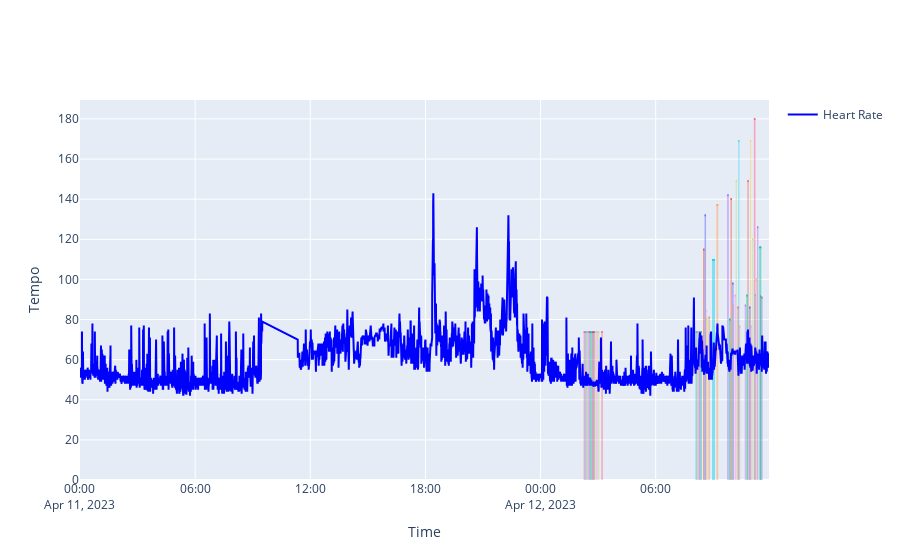

Here is the notebook cell this chart was saved with:
### Code cell
import plotly.graph_objs as go

traces = []
for index, row in df_recentlyPlayed.iterrows():
    start_time = row['datetime']
    end_time = start_time + pd.Timedelta(milliseconds=row['duration_ms'])
    y_value = row['tempo']
    traces.append(go.Scatter(
        x=[start_time, end_time],
        y=[y_value, y_value],
        mode='lines',
        fill='tozeroy',
        showlegend=False

    ))

layout = go.Layout(
    xaxis=dict(
        title='Time'
    ),
    yaxis=dict(
        title='Tempo'
    )
)

fig = go.Figure(data=traces, layout=layout)
fig.add_trace(go.Scatter(x=df_heartRate['datetime'], y=df_heartRate['bpm'], name='Heart Rate', marker=dict(color='blue')))

fig.show()

### Figure 1 — Plotly figure (JSON) as saved in the notebook; plotly's stock layout.template omitted (floating-point values rounded to 4 significant figures; data arrays with more than 128 entries replaced by an {"elided": "..."} marker saying what was removed)
{"data": [{"fill": "tozeroy", "mode": "lines", "showlegend": false, "type": "scatter", "x": ["2023-04-12T11:30:07.924000+00:00", "2023-04-12T11:33:46.675000+00:00"], "y": [91.01, 91.01]}, {"fill": "tozeroy", "mode": "lines", "showlegend": false, "type": "scatter", "x": ["2023-04-12T11:26:29.275000+00:00", "2023-04-12T11:29:20.275000+00:00"], "y": [91.57, 91.57]}, {"fill": "tozeroy", "mode": "lines", "showlegend": false, "type": "scatter", "x": ["2023-04-12T11:23:37.186000+00:00", "2023-04-12T11:30:06.281000+00:00"], "y": [116.0, 116.0]}, {"fill": "tozeroy", "mode": "lines", "showlegend": false, "type": "scatter", "x": ["2023-04-12T11:17:07.607000+00:00", "2023-04-12T11:20:48.025000+00:00"], "y": [126.0, 126.0]}, {"fill": "tozeroy", "mode": "lines", "showlegend": false, "type": "scatter", "x": ["2023-04-12T11:12:46.289000+00:00", "2023-04-12T11:15:54.289000+00:00"], "y": [100.0, 100.0]}, {"fill": "tozeroy", "mode": "lines", "showlegend": false, "type": "scatter", "x": ["2023-04-12T11:09:38.539000+00:00", "2023-04-12T11:12:35.841000+00:00"], "y": [92.05, 92.05]}, {"fill": "tozeroy", "mode": "lines", "showlegend": false, "type": "scatter", "x": ["2023-04-12T11:06:40.005000+00:00", "2023-04-12T11:11:58.005000+00:00"], "y": [180.0, 180.0]}, {"fill": "tozeroy", "mode": "lines", "showlegend": false, "type": "scatter", "x": ["2023-04-12T11:01:22.217000+00:00", "2023-04-12T11:04:40.217000+00:00"], "y": [120.0, 120.0]}, {"fill": "tozeroy", "mode": "lines", "showlegend": false, "type": "scatter", "x": ["2023-04-12T10:58:03.710000+00:00", "2023-04-12T11:01:06.312000+00:00"], "y": [76.5, 76.5]}, {"fill": "tozeroy", "mode": "lines", "showlegend": false, "type": "scatter", "x": ["2023-04-12T10:55:00.434000+00:00", "2023-04-12T10:58:15.724000+00:00"], "y": [169.0, 169.0]}, {"fill": "tozeroy", "mode": "lines", "showlegend": false, "type": "scatter", "x": ["2023-04-12T10:51:44.648000+00:00", "2023-04-12T10:56:42.080000+00:00"], "y": [86.01, 86.01]}, {"fill": "tozeroy", "mode": "lines", "showlegend": false, "type": "scatter", "x": ["2023-04-12T10:46:46.405000+00:00", "2023-04-12T10:50:32.565000+00:00"], "y": [149.0, 149.0]}, {"fill": "tozeroy", "mode": "lines", "showlegend": false, "type": "scatter", "x": ["2023-04-12T10:42:59.512000+00:00", "2023-04-12T10:47:30.748000+00:00"], "y": [92, 92]}, {"fill": "tozeroy", "mode": "lines", "showlegend": false, "type": "scatter", "x": ["2023-04-12T10:38:28.050000+00:00", "2023-04-12T10:41:29.199000+00:00"], "y": [86.97, 86.97]}, {"fill": "tozeroy", "mode": "lines", "showlegend": false, "type": "scatter", "x": ["2023-04-12T10:21:20.647000+00:00", "2023-04-12T10:24:23.249000+00:00"], "y": [76.5, 76.5]}, {"fill": "tozeroy", "mode": "lines", "showlegend": false, "type": "scatter", "x": ["2023-04-12T10:18:17.563000+00:00", "2023-04-12T10:21:32.853000+00:00"], "y": [169.0, 169.0]}, {"fill": "tozeroy", "mode": "lines", "showlegend": false, "type": "scatter", "x": ["2023-04-12T10:15:01.689000+00:00", "2023-04-12T10:19:59.121000+00:00"], "y": [86.01, 86.01]}, {"fill": "tozeroy", "mode": "lines", "showlegend": false, "type": "scatter", "x": ["2023-04-12T10:10:03.469000+00:00", "2023-04-12T10:13:49.629000+00:00"], "y": [149.0, 149.0]}, {"fill": "tozeroy", "mode": "lines", "showlegend": false, "type": "scatter", "x": ["2023-04-12T10:06:17.029000+00:00", "2023-04-12T10:10:48.265000+00:00"], "y": [92, 92]}, {"fill": "tozeroy", "mode": "lines", "showlegend": false, "type": "scatter", "x": ["2023-04-12T10:01:45.515000+00:00", "2023-04-12T10:04:46.664000+00:00"], "y": [86.97, 86.97]}, {"fill": "tozeroy", "mode": "lines", "showlegend": false, "type": "scatter", "x": ["2023-04-12T09:58:44.154000+00:00", "2023-04-12T10:03:38.032000+00:00"], "y": [97.97, 97.97]}, {"fill": "tozeroy", "mode": "lines", "showlegend": false, "type": "scatter", "x": ["2023-04-12T09:53:49.343000+00:00", "2023-04-12T09:58:08.490000+00:00"], "y": [140.0, 140.0]}, {"fill": "tozeroy", "mode": "lines", "showlegend": false, "type": "scatter", "x": ["2023-04-12T09:48:56.720000+00:00", "2023-04-12T09:54:22.595000+00:00"], "y": [80.0, 80.0]}, {"fill": "tozeroy", "mode": "lines", "showlegend": false, "type": "scatter", "x": ["2023-04-12T09:43:30.628000+00:00", "2023-04-12T09:48:08.339000+00:00"], "y": [141.9, 141.9]}, {"fill": "tozeroy", "mode": "lines", "showlegend": false, "type": "scatter", "x": ["2023-04-12T09:09:38.971000+00:00", "2023-04-12T09:15:27.090000+00:00"], "y": [137.1, 137.1]}, {"fill": "tozeroy", "mode": "lines", "showlegend": false, "type": "scatter", "x": ["2023-04-12T08:55:59.466000+00:00", "2023-04-12T09:05:25.613000+00:00"], "y": [109.7, 109.7]}, {"fill": "tozeroy", "mode": "lines", "showlegend": false, "type": "scatter", "x": ["2023-04-12T08:45:41.987000+00:00", "2023-04-12T08:48:50.920000+00:00"], "y": [80.97, 80.97]}, {"fill": "tozeroy", "mode": "lines", "showlegend": false, "type": "scatter", "x": ["2023-04-12T08:42:31.867000+00:00", "2023-04-12T08:46:06.923000+00:00"], "y": [81.15, 81.15]}, {"fill": "tozeroy", "mode": "lines", "showlegend": false, "type": "scatter", "x": ["2023-04-12T08:38:55.407000+00:00", "2023-04-12T08:40:47.289000+00:00"], "y": [84.31, 84.31]}, {"fill": "tozeroy", "mode": "lines", "showlegend": false, "type": "scatter", "x": ["2023-04-12T08:37:02.369000+00:00", "2023-04-12T08:41:27.942000+00:00"], "y": [80.03, 80.03]}, {"fill": "tozeroy", "mode": "lines", "showlegend": false, "type": "scatter", "x": ["2023-04-12T08:32:35.234000+00:00", "2023-04-12T08:37:18.341000+00:00"], "y": [132.0, 132.0]}, {"fill": "tozeroy", "mode": "lines", "showlegend": false, "type": "scatter", "x": ["2023-04-12T08:27:50.795000+00:00", "2023-04-12T08:32:38.995000+00:00"], "y": [115.0, 115.0]}, {"fill": "tozeroy", "mode": "lines", "showlegend": false, "type": "scatter", "x": ["2023-04-12T08:19:06.240000+00:00", "2023-04-12T08:24:01.722000+00:00"], "y": [73.73, 73.73]}, {"fill": "tozeroy", "mode": "lines", "showlegend": false, "type": "scatter", "x": ["2023-04-12T08:14:09.936000+00:00", "2023-04-12T08:19:05.418000+00:00"], "y": [73.73, 73.73]}, {"fill": "tozeroy", "mode": "lines", "showlegend": false, "type": "scatter", "x": ["2023-04-12T08:09:13.489000+00:00", "2023-04-12T08:14:08.971000+00:00"], "y": [73.73, 73.73]}, {"fill": "tozeroy", "mode": "lines", "showlegend": false, "type": "scatter", "x": ["2023-04-12T08:04:17.416000+00:00", "2023-04-12T08:09:12.898000+00:00"], "y": [73.73, 73.73]}, {"fill": "tozeroy", "mode": "lines", "showlegend": false, "type": "scatter", "x": ["2023-04-12T03:09:45.247000+00:00", "2023-04-12T03:14:40.729000+00:00"], "y": [73.73, 73.73]}, {"fill": "tozeroy", "mode": "lines", "showlegend": false, "type": "scatter", "x": ["2023-04-12T02:59:07.239000+00:00", "2023-04-12T03:04:02.721000+00:00"], "y": [73.73, 73.73]}, {"fill": "tozeroy", "mode": "lines", "showlegend": false, "type": "scatter", "x": ["2023-04-12T02:54:10.366000+00:00", "2023-04-12T02:59:05.848000+00:00"], "y": [73.73, 73.73]}, {"fill": "tozeroy", "mode": "lines", "showlegend": false, "type": "scatter", "x": ["2023-04-12T02:49:13.883000+00:00", "2023-04-12T02:54:09.365000+00:00"], "y": [73.73, 73.73]}, {"fill": "tozeroy", "mode": "lines", "showlegend": false, "type": "scatter", "x": ["2023-04-12T02:44:17.681000+00:00", "2023-04-12T02:49:13.163000+00:00"], "y": [73.73, 73.73]}, {"fill": "tozeroy", "mode": "lines", "showlegend": false, "type": "scatter", "x": ["2023-04-12T02:39:21.590000+00:00", "2023-04-12T02:44:17.072000+00:00"], "y": [73.73, 73.73]}, {"fill": "tozeroy", "mode": "lines", "showlegend": false, "type": "scatter", "x": ["2023-04-12T02:34:25.257000+00:00", "2023-04-12T02:39:20.739000+00:00"], "y": [73.73, 73.73]}, {"fill": "tozeroy", "mode": "lines", "showlegend": false, "type": "scatter", "x": ["2023-04-12T02:29:29.025000+00:00", "2023-04-12T02:34:24.507000+00:00"], "y": [73.73, 73.73]}, {"fill": "tozeroy", "mode": "lines", "showlegend": false, "type": "scatter", "x": ["2023-04-12T02:24:32.876000+00:00", "2023-04-12T02:29:28.358000+00:00"], "y": [73.73, 73.73]}, {"fill": "tozeroy", "mode": "lines", "showlegend": false, "type": "scatter", "x": ["2023-04-12T02:19:36.566000+00:00", "2023-04-12T02:24:32.048000+00:00"], "y": [73.73, 73.73]}, {"fill": "tozeroy", "mode": "lines", "showlegend": false, "type": "scatter", "x": ["2023-04-12T02:14:40.503000+00:00", "2023-04-12T02:19:35.985000+00:00"], "y": [73.73, 73.73]}, {"marker": {"color": "blue"}, "name": "Heart Rate", "type": "scatter", "x": {"elided": "14864 str values"}, "y": {"elided": "14864 int values"}}], "layout": {"xaxis": {"title": {"text": "Time"}}, "yaxis": {"title": {"text": "Tempo"}}}}
